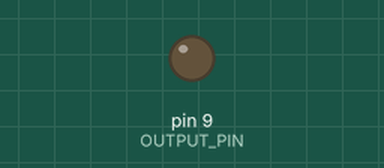
Recording of a sketch running on a simulated Arduino Uno, built with avr-gcc and run on an emulated ATmega328P. Shown: output pins drawn as LEDs (lit = HIGH).

Above: at 0.15 s.
At 20.1 s:
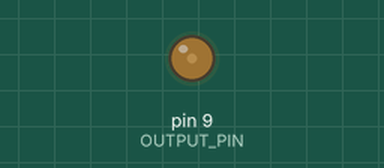
At 25.55 s:
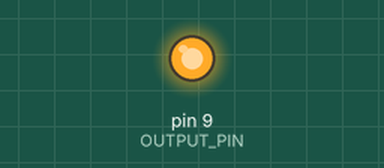
At 39.8 s:
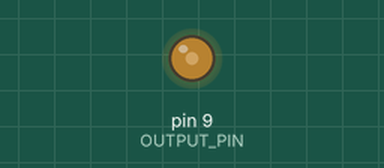
Timing chart, 0 to 40.0 s (numbered marks = the images above):
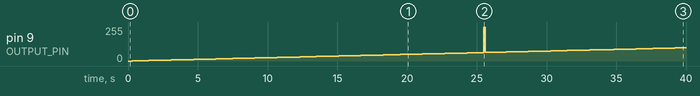

The sketch:

generator001.ino
```cpp
byte OUTPUT_PIN = 9;

void setup() {
	// 10 бит 1 562,5 Гц
	TCCR1A = TCCR1A & 0xe0 | 3;
	TCCR1B = TCCR1B & 0xe0 | 0x09;
}

void loop() {
	for (int i=0; i < 1024; i++){
		analogWrite(OUTPUT_PIN, i);
		delay(100);
	}
}
```

Measured:
- by itself, pin 9 (OUTPUT_PIN): 0/255 → 1/255 at 0.30 s, → 2/255 0.40 s later, → 3/255 0.40 s later, → 4/255 0.40 s later, … (100 changes in this stretch)
